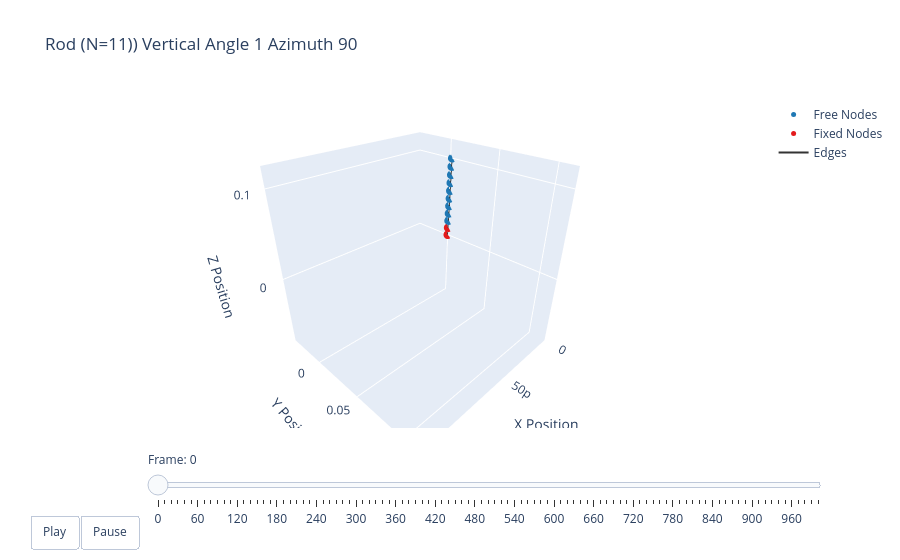

The code cell stored with this chart in its notebook:
### Code cell
options = dismech.AnimationOptions(title='Rod (N=11)) Vertical Angle {} Azimuth {}'.format(angleV, angleAzi), plot_step=10)

fig = dismech.get_interactive_animation_plotly(robot, t_arr, qs, options)
fig.show()

### Figure 1 — Plotly figure (JSON) as saved in the notebook; plotly's stock layout.template omitted (floating-point values rounded to 4 significant figures)
{"data": [{"marker": {"color": "#1f78b4", "size": 5}, "mode": "markers", "name": "Free Nodes", "type": "scatter3d", "x": [2.137e-20, 3.206e-20, 4.275e-20, 5.343e-20, 6.412e-20, 7.481e-20, 8.549e-20, 9.618e-20, 1.069e-19], "y": [0.000349, 0.0005236, 0.0006981, 0.0008726, 0.001047, 0.001222, 0.001396, 0.001571, 0.001745], "z": [0.02, 0.03, 0.03999, 0.04999, 0.05999, 0.06999, 0.07999, 0.08999, 0.09998]}, {"marker": {"color": "#e31a1c", "size": 5}, "mode": "markers", "name": "Fixed Nodes", "type": "scatter3d", "x": [0.0, 1.069e-20], "y": [0.0, 0.0001745], "z": [0.0, 0.009998]}, {"line": {"color": "#333333", "width": 2}, "mode": "lines", "name": "Edges", "type": "scatter3d", "x": [0, 1.069e-20, null, 1.069e-20, 2.137e-20, null, 2.137e-20, 3.206e-20, null, 3.206e-20, 4.275e-20, null, 4.275e-20, 5.343e-20, null, 5.343e-20, 6.412e-20, null, 6.412e-20, 7.481e-20, null, 7.481e-20, 8.549e-20, null, 8.549e-20, 9.618e-20, null, 9.618e-20, 1.069e-19, null], "y": [0, 0.0001745, null, 0.0001745, 0.000349, null, 0.000349, 0.0005236, null, 0.0005236, 0.0006981, null, 0.0006981, 0.0008726, null, 0.0008726, 0.001047, null, 0.001047, 0.001222, null, 0.001222, 0.001396, null, 0.001396, 0.001571, null, 0.001571, 0.001745, null], "z": [0, 0.009998, null, 0.009998, 0.02, null, 0.02, 0.03, null, 0.03, 0.03999, null, 0.03999, 0.04999, null, 0.04999, 0.05999, null, 0.05999, 0.06999, null, 0.06999, 0.07999, null, 0.07999, 0.08999, null, 0.08999, 0.09998, null]}, {"color": "rgba(166, 206, 227, 0.7)", "i": [], "j": [], "k": [], "name": "Faces", "opacity": 0.7, "showscale": false, "type": "mesh3d", "x": [0.0, 1.069e-20, 2.137e-20, 3.206e-20, 4.275e-20, 5.343e-20, 6.412e-20, 7.481e-20, 8.549e-20, 9.618e-20, 1.069e-19], "y": [0.0, 0.0001745, 0.000349, 0.0005236, 0.0006981, 0.0008726, 0.001047, 0.001222, 0.001396, 0.001571, 0.001745], "z": [0.0, 0.009998, 0.02, 0.03, 0.03999, 0.04999, 0.05999, 0.06999, 0.07999, 0.08999, 0.09998]}], "layout": {"scene": {"camera": {"eye": {"x": 1.225, "y": 1.225, "z": 1.0}}, "xaxis": {"range": [-6.06e-14, 1.211e-10], "title": {"text": "X Position"}}, "yaxis": {"range": [-0.03797, 0.1152], "title": {"text": "Y Position"}}, "zaxis": {"range": [-0.08384, 0.1217], "title": {"text": "Z Position"}}}, "sliders": [{"currentvalue": {"prefix": "Frame: "}, "steps": [{"args": [["0"], {"frame": {"duration": 50, "redraw": true}, "mode": "immediate"}], "label": "0", "method": "animate"}, {"args": [["1"], {"frame": {"duration": 50, "redraw": true}, "mode": "immediate"}], "label": "10", "method": "animate"}, {"args": [["2"], {"frame": {"duration": 50, "redraw": true}, "mode": "immediate"}], "label": "20", "method": "animate"}, {"args": [["3"], {"frame": {"duration": 50, "redraw": true}, "mode": "immediate"}], "label": "30", "method": "animate"}, {"args": [["4"], {"frame": {"duration": 50, "redraw": true}, "mode": "immediate"}], "label": "40", "method": "animate"}, {"args": [["5"], {"frame": {"duration": 50, "redraw": true}, "mode": "immediate"}], "label": "50", "method": "animate"}, {"args": [["6"], {"frame": {"duration": 50, "redraw": true}, "mode": "immediate"}], "label": "60", "method": "animate"}, {"args": [["7"], {"frame": {"duration": 50, "redraw": true}, "mode": "immediate"}], "label": "70", "method": "animate"}, {"args": [["8"], {"frame": {"duration": 50, "redraw": true}, "mode": "immediate"}], "label": "80", "method": "animate"}, {"args": [["9"], {"frame": {"duration": 50, "redraw": true}, "mode": "immediate"}], "label": "90", "method": "animate"}, {"args": [["10"], {"frame": {"duration": 50, "redraw": true}, "mode": "immediate"}], "label": "100", "method": "animate"}, {"args": [["11"], {"frame": {"duration": 50, "redraw": true}, "mode": "immediate"}], "label": "110", "method": "animate"}, {"args": [["12"], {"frame": {"duration": 50, "redraw": true}, "mode": "immediate"}], "label": "120", "method": "animate"}, {"args": [["13"], {"frame": {"duration": 50, "redraw": true}, "mode": "immediate"}], "label": "130", "method": "animate"}, {"args": [["14"], {"frame": {"duration": 50, "redraw": true}, "mode": "immediate"}], "label": "140", "method": "animate"}, {"args": [["15"], {"frame": {"duration": 50, "redraw": true}, "mode": "immediate"}], "label": "150", "method": "animate"}, {"args": [["16"], {"frame": {"duration": 50, "redraw": true}, "mode": "immediate"}], "label": "160", "method": "animate"}, {"args": [["17"], {"frame": {"duration": 50, "redraw": true}, "mode": "immediate"}], "label": "170", "method": "animate"}, {"args": [["18"], {"frame": {"duration": 50, "redraw": true}, "mode": "immediate"}], "label": "180", "method": "animate"}, {"args": [["19"], {"frame": {"duration": 50, "redraw": true}, "mode": "immediate"}], "label": "190", "method": "animate"}, {"args": [["20"], {"frame": {"duration": 50, "redraw": true}, "mode": "immediate"}], "label": "200", "method": "animate"}, {"args": [["21"], {"frame": {"duration": 50, "redraw": true}, "mode": "immediate"}], "label": "210", "method": "animate"}, {"args": [["22"], {"frame": {"duration": 50, "redraw": true}, "mode": "immediate"}], "label": "220", "method": "animate"}, {"args": [["23"], {"frame": {"duration": 50, "redraw": true}, "mode": "immediate"}], "label": "230", "method": "animate"}, {"args": [["24"], {"frame": {"duration": 50, "redraw": true}, "mode": "immediate"}], "label": "240", "method": "animate"}, {"args": [["25"], {"frame": {"duration": 50, "redraw": true}, "mode": "immediate"}], "label": "250", "method": "animate"}, {"args": [["26"], {"frame": {"duration": 50, "redraw": true}, "mode": "immediate"}], "label": "260", "method": "animate"}, {"args": [["27"], {"frame": {"duration": 50, "redraw": true}, "mode": "immediate"}], "label": "270", "method": "animate"}, {"args": [["28"], {"frame": {"duration": 50, "redraw": true}, "mode": "immediate"}], "label": "280", "method": "animate"}, {"args": [["29"], {"frame": {"duration": 50, "redraw": true}, "mode": "immediate"}], "label": "290", "method": "animate"}, {"args": [["30"], {"frame": {"duration": 50, "redraw": true}, "mode": "immediate"}], "label": "300", "method": "animate"}, {"args": [["31"], {"frame": {"duration": 50, "redraw": true}, "mode": "immediate"}], "label": "310", "method": "animate"}, {"args": [["32"], {"frame": {"duration": 50, "redraw": true}, "mode": "immediate"}], "label": "320", "method": "animate"}, {"args": [["33"], {"frame": {"duration": 50, "redraw": true}, "mode": "immediate"}], "label": "330", "method": "animate"}, {"args": [["34"], {"frame": {"duration": 50, "redraw": true}, "mode": "immediate"}], "label": "340", "method": "animate"}, {"args": [["35"], {"frame": {"duration": 50, "redraw": true}, "mode": "immediate"}], "label": "350", "method": "animate"}, {"args": [["36"], {"frame": {"duration": 50, "redraw": true}, "mode": "immediate"}], "label": "360", "method": "animate"}, {"args": [["37"], {"frame": {"duration": 50, "redraw": true}, "mode": "immediate"}], "label": "370", "method": "animate"}, {"args": [["38"], {"frame": {"duration": 50, "redraw": true}, "mode": "immediate"}], "label": "380", "method": "animate"}, {"args": [["39"], {"frame": {"duration": 50, "redraw": true}, "mode": "immediate"}], "label": "390", "method": "animate"}, {"args": [["40"], {"frame": {"duration": 50, "redraw": true}, "mode": "immediate"}], "label": "400", "method": "animate"}, {"args": [["41"], {"frame": {"duration": 50, "redraw": true}, "mode": "immediate"}], "label": "410", "method": "animate"}, {"args": [["42"], {"frame": {"duration": 50, "redraw": true}, "mode": "immediate"}], "label": "420", "method": "animate"}, {"args": [["43"], {"frame": {"duration": 50, "redraw": true}, "mode": "immediate"}], "label": "430", "method": "animate"}, {"args": [["44"], {"frame": {"duration": 50, "redraw": true}, "mode": "immediate"}], "label": "440", "method": "animate"}, {"args": [["45"], {"frame": {"duration": 50, "redraw": true}, "mode": "immediate"}], "label": "450", "method": "animate"}, {"args": [["46"], {"frame": {"duration": 50, "redraw": true}, "mode": "immediate"}], "label": "460", "method": "animate"}, {"args": [["47"], {"frame": {"duration": 50, "redraw": true}, "mode": "immediate"}], "label": "470", "method": "animate"}, {"args": [["48"], {"frame": {"duration": 50, "redraw": true}, "mode": "immediate"}], "label": "480", "method": "animate"}, {"args": [["49"], {"frame": {"duration": 50, "redraw": true}, "mode": "immediate"}], "label": "490", "method": "animate"}, {"args": [["50"], {"frame": {"duration": 50, "redraw": true}, "mode": "immediate"}], "label": "500", "method": "animate"}, {"args": [["51"], {"frame": {"duration": 50, "redraw": true}, "mode": "immediate"}], "label": "510", "method": "animate"}, {"args": [["52"], {"frame": {"duration": 50, "redraw": true}, "mode": "immediate"}], "label": "520", "method": "animate"}, {"args": [["53"], {"frame": {"duration": 50, "redraw": true}, "mode": "immediate"}], "label": "530", "method": "animate"}, {"args": [["54"], {"frame": {"duration": 50, "redraw": true}, "mode": "immediate"}], "label": "540", "method": "animate"}, {"args": [["55"], {"frame": {"duration": 50, "redraw": true}, "mode": "immediate"}], "label": "550", "method": "animate"}, {"args": [["56"], {"frame": {"duration": 50, "redraw": true}, "mode": "immediate"}], "label": "560", "method": "animate"}, {"args": [["57"], {"frame": {"duration": 50, "redraw": true}, "mode": "immediate"}], "label": "570", "method": "animate"}, {"args": [["58"], {"frame": {"duration": 50, "redraw": true}, "mode": "immediate"}], "label": "580", "method": "animate"}, {"args": [["59"], {"frame": {"duration": 50, "redraw": true}, "mode": "immediate"}], "label": "590", "method": "animate"}, {"args": [["60"], {"frame": {"duration": 50, "redraw": true}, "mode": "immediate"}], "label": "600", "method": "animate"}, {"args": [["61"], {"frame": {"duration": 50, "redraw": true}, "mode": "immediate"}], "label": "610", "method": "animate"}, {"args": [["62"], {"frame": {"duration": 50, "redraw": true}, "mode": "immediate"}], "label": "620", "method": "animate"}, {"args": [["63"], {"frame": {"duration": 50, "redraw": true}, "mode": "immediate"}], "label": "630", "method": "animate"}, {"args": [["64"], {"frame": {"duration": 50, "redraw": true}, "mode": "immediate"}], "label": "640", "method": "animate"}, {"args": [["65"], {"frame": {"duration": 50, "redraw": true}, "mode": "immediate"}], "label": "650", "method": "animate"}, {"args": [["66"], {"frame": {"duration": 50, "redraw": true}, "mode": "immediate"}], "label": "660", "method": "animate"}, {"args": [["67"], {"frame": {"duration": 50, "redraw": true}, "mode": "immediate"}], "label": "670", "method": "animate"}, {"args": [["68"], {"frame": {"duration": 50, "redraw": true}, "mode": "immediate"}], "label": "680", "method": "animate"}, {"args": [["69"], {"frame": {"duration": 50, "redraw": true}, "mode": "immediate"}], "label": "690", "method": "animate"}, {"args": [["70"], {"frame": {"duration": 50, "redraw": true}, "mode": "immediate"}], "label": "700", "method": "animate"}, {"args": [["71"], {"frame": {"duration": 50, "redraw": true}, "mode": "immediate"}], "label": "710", "method": "animate"}, {"args": [["72"], {"frame": {"duration": 50, "redraw": true}, "mode": "immediate"}], "label": "720", "method": "animate"}, {"args": [["73"], {"frame": {"duration": 50, "redraw": true}, "mode": "immediate"}], "label": "730", "method": "animate"}, {"args": [["74"], {"frame": {"duration": 50, "redraw": true}, "mode": "immediate"}], "label": "740", "method": "animate"}, {"args": [["75"], {"frame": {"duration": 50, "redraw": true}, "mode": "immediate"}], "label": "750", "method": "animate"}, {"args": [["76"], {"frame": {"duration": 50, "redraw": true}, "mode": "immediate"}], "label": "760", "method": "animate"}, {"args": [["77"], {"frame": {"duration": 50, "redraw": true}, "mode": "immediate"}], "label": "770", "method": "animate"}, {"args": [["78"], {"frame": {"duration": 50, "redraw": true}, "mode": "immediate"}], "label": "780", "method": "animate"}, {"args": [["79"], {"frame": {"duration": 50, "redraw": true}, "mode": "immediate"}], "label": "790", "method": "animate"}, {"args": [["80"], {"frame": {"duration": 50, "redraw": true}, "mode": "immediate"}], "label": "800", "method": "animate"}, {"args": [["81"], {"frame": {"duration": 50, "redraw": true}, "mode": "immediate"}], "label": "810", "method": "animate"}, {"args": [["82"], {"frame": {"duration": 50, "redraw": true}, "mode": "immediate"}], "label": "820", "method": "animate"}, {"args": [["83"], {"frame": {"duration": 50, "redraw": true}, "mode": "immediate"}], "label": "830", "method": "animate"}, {"args": [["84"], {"frame": {"duration": 50, "redraw": true}, "mode": "immediate"}], "label": "840", "method": "animate"}, {"args": [["85"], {"frame": {"duration": 50, "redraw": true}, "mode": "immediate"}], "label": "850", "method": "animate"}, {"args": [["86"], {"frame": {"duration": 50, "redraw": true}, "mode": "immediate"}], "label": "860", "method": "animate"}, {"args": [["87"], {"frame": {"duration": 50, "redraw": true}, "mode": "immediate"}], "label": "870", "method": "animate"}, {"args": [["88"], {"frame": {"duration": 50, "redraw": true}, "mode": "immediate"}], "label": "880", "method": "animate"}, {"args": [["89"], {"frame": {"duration": 50, "redraw": true}, "mode": "immediate"}], "label": "890", "method": "animate"}, {"args": [["90"], {"frame": {"duration": 50, "redraw": true}, "mode": "immediate"}], "label": "900", "method": "animate"}, {"args": [["91"], {"frame": {"duration": 50, "redraw": true}, "mode": "immediate"}], "label": "910", "method": "animate"}, {"args": [["92"], {"frame": {"duration": 50, "redraw": true}, "mode": "immediate"}], "label": "920", "method": "animate"}, {"args": [["93"], {"frame": {"duration": 50, "redraw": true}, "mode": "immediate"}], "label": "930", "method": "animate"}, {"args": [["94"], {"frame": {"duration": 50, "redraw": true}, "mode": "immediate"}], "label": "940", "method": "animate"}, {"args": [["95"], {"frame": {"duration": 50, "redraw": true}, "mode": "immediate"}], "label": "950", "method": "animate"}, {"args": [["96"], {"frame": {"duration": 50, "redraw": true}, "mode": "immediate"}], "label": "960", "method": "animate"}, {"args": [["97"], {"frame": {"duration": 50, "redraw": true}, "mode": "immediate"}], "label": "970", "method": "animate"}, {"args": [["98"], {"frame": {"duration": 50, "redraw": true}, "mode": "immediate"}], "label": "980", "method": "animate"}, {"args": [["99"], {"frame": {"duration": 50, "redraw": true}, "mode": "immediate"}], "label": "990", "method": "animate"}, {"args": [["100"], {"frame": {"duration": 50, "redraw": true}, "mode": "immediate"}], "label": "1000", "method": "animate"}], "transition": {"duration": 0}, "x": 0.1, "y": 0}], "title": {"text": "Rod (N=11)) Vertical Angle 1 Azimuth 90"}, "updatemenus": [{"buttons": [{"args": [null, {"frame": {"duration": 50, "redraw": true}, "fromcurrent": true}], "label": "Play", "method": "animate"}, {"args": [[null], {"frame": {"duration": 0, "redraw": true}, "mode": "immediate"}], "label": "Pause", "method": "animate"}], "direction": "left", "pad": {"r": 10, "t": 87}, "showactive": false, "type": "buttons", "x": 0.1, "xanchor": "right", "y": 0, "yanchor": "top"}]}}
